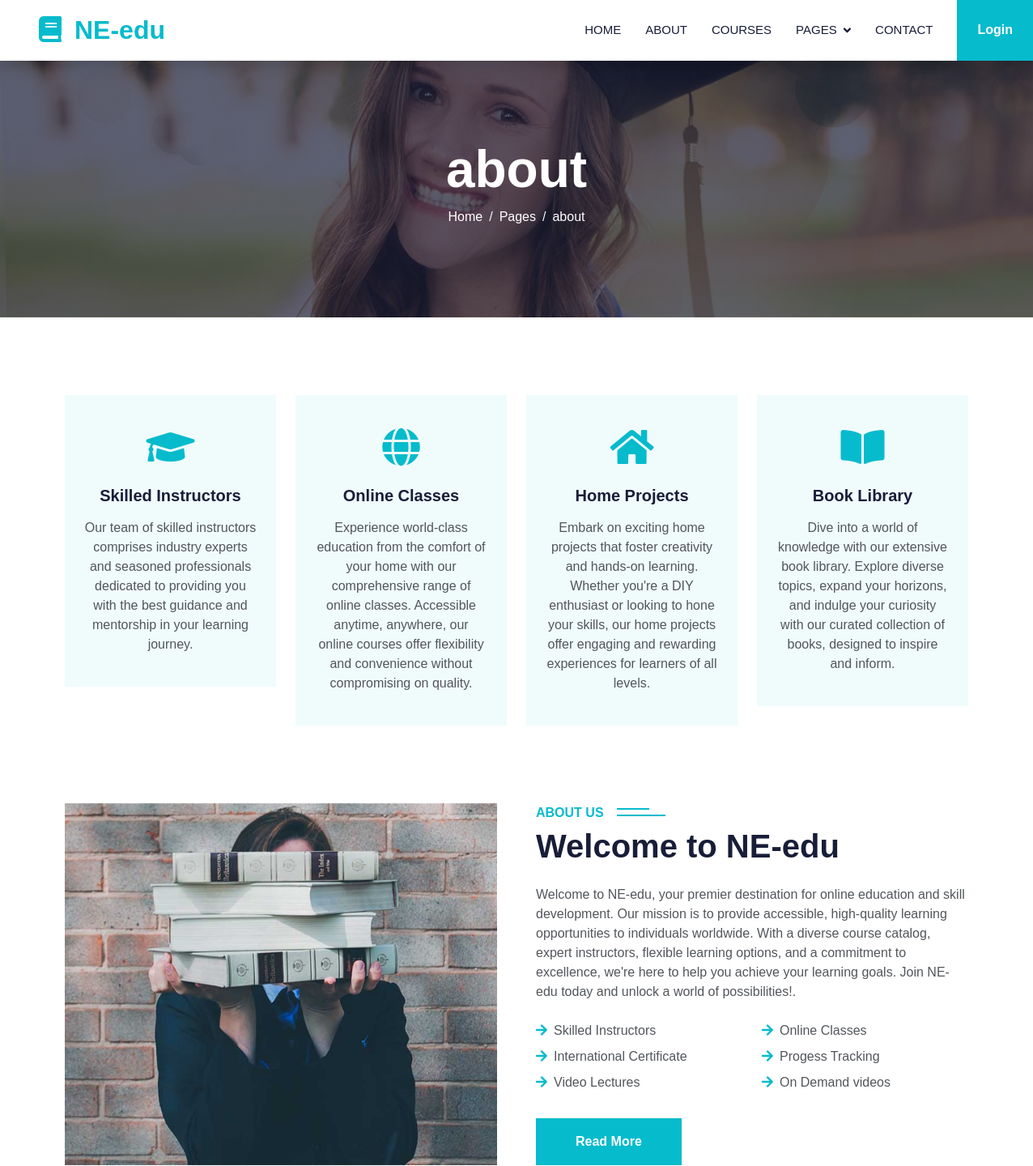
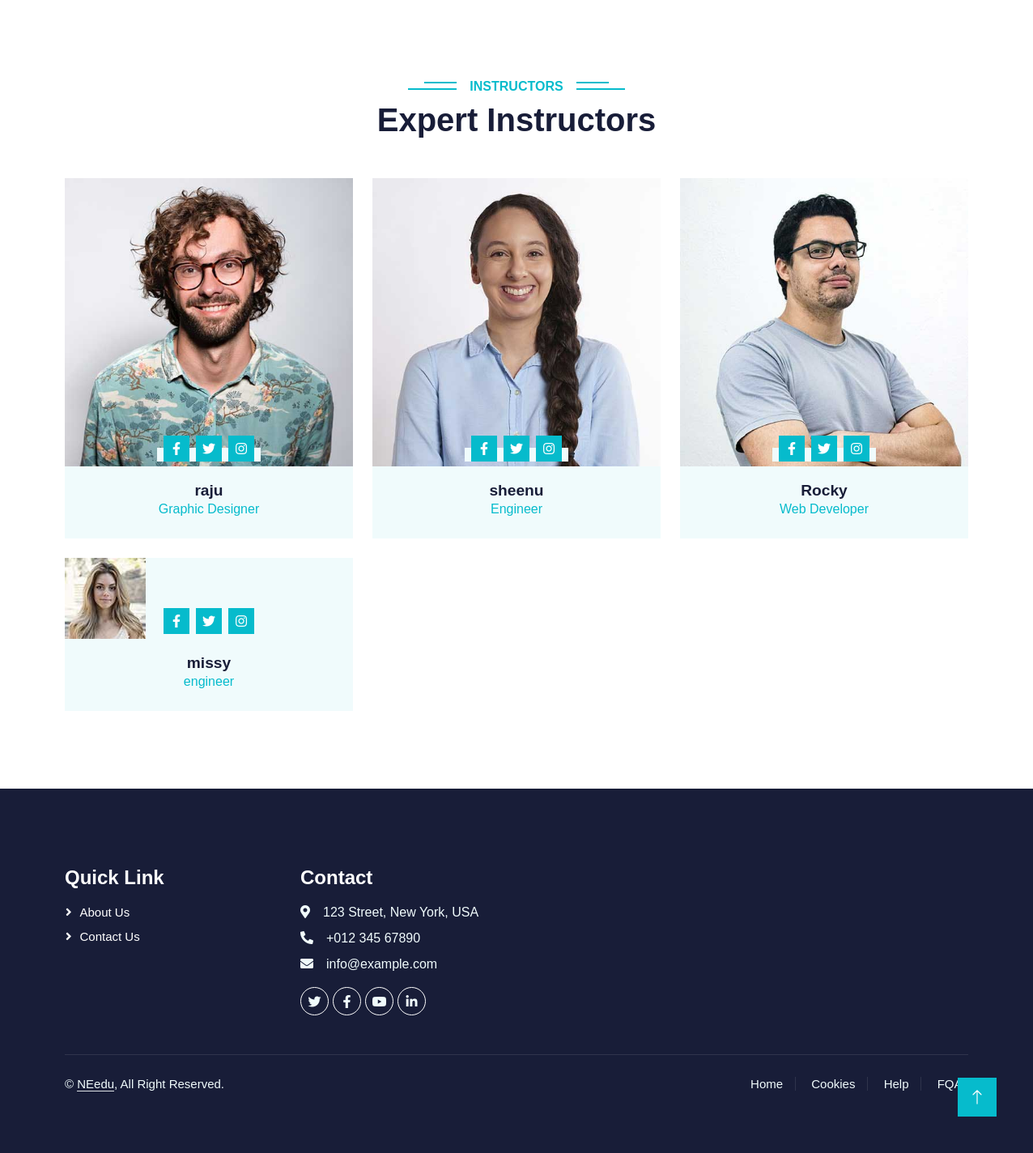
The page /about/ on the database its author committed (2 pictures, top to bottom).
### NEeduapp/models/course.py (models this page shows, shortened)
class Course(models.Model):
    name = models.CharField(max_length=50, null=False)
    mentor = models.ForeignKey(Mentor, on_delete=models.SET_NULL, null=True)
    slug = models.SlugField(max_length=100, unique=True)
    description = models.CharField(max_length=200, null=True)
    price = models.IntegerField(null=False)
    discount = models.IntegerField(null=False, default=0)
    active = models.BooleanField(default=False)
    thumbnail = models.ImageField(upload_to="files/thumbnail")
    date = models.DateTimeField(auto_now_add=True)
    resource = models.FileField(upload_to="files/resource")

class Mentor(models.Model):
    name = models.CharField(max_length=50, null=False)
    bio = models.TextField(null=True)
    profile_picture = models.ImageField(upload_to="files/mentor_profile", null=True)
    designation= models.CharField(max_length=50, null=True)

### NEeduapp/views/views.py (the view)
# urls.py: path('about/',aboutPageView.as_view(), name='about'),
class aboutPageView(ListView):
    template_name = "about.html"
    queryset = Course.objects.filter(active=True)
    context_object_name = 'about'
    def get_context_data(self, **kwargs):
        context = super().get_context_data(**kwargs)
        context['url_name'] = self.request.resolver_match.url_name
        return context

### templates/about.html (shortened to what this page needs)
{% extends "base.html" %}
{% load static %}
{% block content %}
{% include 'head.html' %}
{% include 'service.html'%}
    <div class="container-xxl py-5">
        <div class="container">
            <div class="row g-5">
                <div class="col-lg-6 wow fadeInUp" data-wow-delay="0.1s" style="min-height: 400px;">
                    <div class="position-relative h-100">
                        <img class="img-fluid position-absolute w-100 h-100" src="{% static 'NEeduapp/img/about.jpg' %}" alt="" style="object-fit: cover;">
                    </div>
                </div>
                <div class="col-lg-6 wow fadeInUp" data-wow-delay="0.3s">
                    <h6 class="section-title bg-white text-start text-primary pe-3">About Us</h6>
                    <h1 class="mb-4">Welcome to NE-edu</h1>
                    <p class="mb-4">Welcome to NE-edu, your premier destination for online education and skill development. Our mission is to provide accessible, high-quality learning opportunities to individuals worldwide. With a diverse course catalog, expert instructors, flexible learning options, and a commitment to excellence, we're here to help you achieve your learning goals. Join NE-edu today and unlock a world of possibilities!.</p>
                    <div class="row gy-2 gx-4 mb-4">
                        <div class="col-sm-6">
                            <p class="mb-0"><i class="fa fa-arrow-right text-primary me-2"></i>Skilled Instructors</p>
                        </div>
                        <div class="col-sm-6">
                            <p class="mb-0"><i class="fa fa-arrow-right text-primary me-2"></i>Online Classes</p>
                        </div>
                        <div class="col-sm-6">
                            <p class="mb-0"><i class="fa fa-arrow-right text-primary me-2"></i>International Certificate</p>
                        </div>
                        <div class="col-sm-6">
                            <p class="mb-0"><i class="fa fa-arrow-right text-primary me-2"></i>Progess Tracking</p>
                        </div>
                        <div class="col-sm-6">
                            <p class="mb-0"><i class="fa fa-arrow-right text-primary me-2"></i>Video Lectures </p>
                        </div>
                        <div class="col-sm-6">
                            <p class="mb-0"><i class="fa fa-arrow-right text-primary me-2"></i>On Demand videos</p>
                        </div>
                    </div>
                    <a class="btn btn-primary py-3 px-5 mt-2" href="">Read More</a>
                </div>
            </div>
        </div>
    </div>
   <div class="container-xxl py-5">
    <div class="container">
        <div class="text-center wow fadeInUp" data-wow-delay="0.1s">
            <h6 class="section-title bg-white text-center text-primary px-3">Instructors</h6>
            <h1 class="mb-5">Expert Instructors</h1>
        </div>
        <div class="row g-4">
            {% for course in about %}
                {% if course.mentor %}
                <div class="col-lg-4 col-md-4 wow fadeInUp" data-wow-delay="0.{{ forloop.counter }}">
                        <div class="team-item bg-light">
                            <div class="overflow-hidden">
                                <img class="img-fluid" src="{{ course.mentor.profile_picture.url }}" alt="">
                            </div>
                            <div class="position-relative d-flex justify-content-center" style="margin-top: -23px;">
                                <div class="bg-light d-flex justify-content-center pt-2 px-1">
                                    <div class="position-relative d-flex justify-content-center" style="margin-top: -23px;">
                                        <a class="btn btn-sm-square btn-primary mx-1" href=""><i class="fab fa-facebook-f"></i></a>
                                        <a class="btn btn-sm-square btn-primary mx-1" href=""><i class="fab fa-twitter"></i></a>
                                        <a class="btn btn-sm-square btn-primary mx-1" href=""><i class="fab fa-instagram"></i></a>
                                    </div>
                                </div>
                            </div>
                            <div class="text-center p-4">
                                <h5 class="mb-0" style="font-size: 1.2rem; font-weight: bold;">{{ course.mentor.name }}</h5>
                                <small class="text-primary" style="font-size: 1rem;">{{ course.mentor.designation }}</small>
                            </div>
                        </div>
                    </div>
                {% endif %}
            {% endfor %}
        </div>
    </div>
</div>
 {% endblock %}

### templates/base.html (shortened to what this page needs)
{% load static %}
<!DOCTYPE html>
<html lang="en">
<head>
    <link href="https://cdnjs.cloudflare.com/ajax/libs/font-awesome/5.10.0/css/all.min.css" rel="stylesheet">
    <link href="https://cdn.jsdelivr.net/npm/bootstrap-icons@1.4.1/font/bootstrap-icons.css" rel="stylesheet">
    <link href="{% static 'NEeduapp/lib/animate/animate.css' %} " rel="stylesheet">
    <link href="{% static 'NEeduapp/lib/owlcarousel/assets/owl.carousel.min.css' %}" rel="stylesheet">
    <link href="{% static 'NEeduapp/css/bootstrap.min.css' %}" rel="stylesheet">
    <link href="{% static 'NEeduapp/css/style.css' %}" rel="stylesheet">
</head>
<body>
       <div>
         {% include  'nav.html' %}
         {% block content %}{% endblock %}
         </div>
         {% include 'footer.html' %}
  <a href="#" class="btn btn-lg btn-primary btn-lg-square back-to-top"><i class="bi bi-arrow-up"></i></a>
</body>
</html>

### templates/nav.html (shortened to what this page needs)
{% load static %}
<link href="https://cdnjs.cloudflare.com/ajax/libs/font-awesome/5.10.0/css/all.min.css" rel="stylesheet">
<link href="https://cdn.jsdelivr.net/npm/bootstrap-icons@1.4.1/font/bootstrap-icons.css" rel="stylesheet">
<link href="{% static 'NEeduapp/lib/animate/animate.css' %} " rel="stylesheet">
<link href="{% static 'NEeduapp/lib/owlcarousel/assets/owl.carousel.min.css' %}" rel="stylesheet">
<link href="{% static 'NEeduapp/css/bootstrap.min.css' %}" rel="stylesheet">
<link href="{% static 'NEeduapp/css/style.css' %}" rel="stylesheet">
    <nav class="navbar navbar-expand-lg bg-white navbar-light shadow sticky-top p-0">
        <a href="" class="navbar-brand d-flex align-items-center px-4 px-lg-5">
            <h2 class="m-0 text-primary"><i class="fa fa-book me-3"></i>NE-edu</h2>
        </a>
        <div class="collapse navbar-collapse" id="navbarCollapse">
            <div class="navbar-nav ms-auto p-4 p-lg-0">
                <a href="/" class="nav-item nav-link a">Home</a>
                <a href="{% url 'about' %}  " class="nav-item nav-link ">About</a>
                <a href="/courses" class="nav-item nav-link">Courses</a>
                <div class="nav-item dropdown">
                    <a href="#" class="nav-link dropdown-toggle" data-bs-toggle="dropdown">Pages</a>
                </div>
                <a href="{% url 'contact' %}" class="nav-item nav-link">Contact</a>
            </div>
            {% if request.user.is_authenticated %}
            <div class="nav-item dropdown">
                <a href="#" class="nav-link dropdown-toggle" data-bs-toggle="dropdown">hello, {{user.username }}</a>
                <div class="dropdown-menu fade-down m-0">
                    <a href="/my-courses" class="dropdown-item">My Courses</a>
                    <a href="{% url 'logout' %}" class="dropdown-item">Log Out</a>
                </div>
                {% comment %} <a class="nav-link" href="/my-courses">MY COURSES</a>
              </li>
                <a href="logout" class="btn btn-primary py-4 px-lg-2 d-none d-lg-block">Log out<i class=></i></a>
              </li> {% endcomment %}
              {% else %}
              <div class="nav-item dropdown">
                <a href="#" class="btn btn-primary py-4 px-lg-4 d-none d-lg-block" data-bs-toggle="dropdown">Login</a>
            {% endif %}
        </div>
    </nav>

### templates/head.html
 <div class="container-fluid bg-primary py-5 mb-5 page-header">
    <div class="container py-5">
        <div class="row justify-content-center">
            <div class="col-lg-10 text-center">
                <h1 class="display-3 text-white animated slideInDown">{{ url_name }}</h1>
                <nav aria-label="breadcrumb">
                    <ol class="breadcrumb justify-content-center">
                        <li class="breadcrumb-item"><a class="text-white" href="#">Home</a></li>
                        <li class="breadcrumb-item"><a class="text-white" href="#">Pages</a></li>
                        <li class="breadcrumb-item text-white active" aria-current="page">{{ url_name }}</li>
                    </ol>
                </nav>
            </div>
        </div>
    </div>
</div>

### templates/service.html
<div class="container-xxl py-5">
    <div class="container">
        <div class="row g-4">
            <div class="col-lg-3 col-sm-6 wow fadeInUp" data-wow-delay="0.1s">
                <div class="service-item text-center pt-3">
                    <div class="p-4">
                        <i class="fa fa-3x fa-graduation-cap text-primary mb-4"></i>
                        <h5 class="mb-3">Skilled Instructors</h5>
                        <p>Our team of skilled instructors comprises industry experts and seasoned professionals dedicated to providing you with the best guidance and mentorship in your learning journey.</p>
                    </div>
                </div>
            </div>
            <div class="col-lg-3 col-sm-6 wow fadeInUp" data-wow-delay="0.3s">
                <div class="service-item text-center pt-3">
                    <div class="p-4">
                        <i class="fa fa-3x fa-globe text-primary mb-4"></i>
                        <h5 class="mb-3">Online Classes</h5>
                        <p>Experience world-class education from the comfort of your home with our comprehensive range of online classes. Accessible anytime, anywhere, our online courses offer flexibility and convenience without compromising on quality.</p>
                    </div>
                </div>
            </div>
            <div class="col-lg-3 col-sm-6 wow fadeInUp" data-wow-delay="0.5s">
                <div class="service-item text-center pt-3">
                    <div class="p-4">
                        <i class="fa fa-3x fa-home text-primary mb-4"></i>
                        <h5 class="mb-3">Home Projects</h5>
                        <p>Embark on exciting home projects that foster creativity and hands-on learning. Whether you're a DIY enthusiast or looking to hone your skills, our home projects offer engaging and rewarding experiences for learners of all levels.</p>
                    </div>
                </div>
            </div>
            <div class="col-lg-3 col-sm-6 wow fadeInUp" data-wow-delay="0.7s">
                <div class="service-item text-center pt-3">
                    <div class="p-4">
                        <i class="fa fa-3x fa-book-open text-primary mb-4"></i>
                        <h5 class="mb-3">Book Library</h5>
                        <p>Dive into a world of knowledge with our extensive book library. Explore diverse topics, expand your horizons, and indulge your curiosity with our curated collection of books, designed to inspire and inform.</p>
                    </div>
                </div>
            </div>
        </div>
    </div>
</div>

### templates/footer.html (shortened to what this page needs)
 {% load static %}
 <div class="container-fluid bg-dark text-light footer pt-5 mt-5 wow fadeIn" data-wow-delay="0.1s">
    <div class="container py-5">
        <div class="row g-5">
            <div class="col-lg-3 col-md-6">
                <h4 class="text-white mb-3">Quick Link</h4>
                <a class="btn btn-link" href="">About Us</a>
                <a class="btn btn-link" href="">Contact Us</a>
            </div>
            <div class="col-lg-3 col-md-6">
                <h4 class="text-white mb-3">Contact</h4>
                <p class="mb-2"><i class="fa fa-map-marker-alt me-3"></i>123 Street, New York, USA</p>
                <p class="mb-2"><i class="fa fa-phone-alt me-3"></i>+012 345 67890</p>
                <p class="mb-2"><i class="fa fa-envelope me-3"></i>info@example.com</p>
                <div class="d-flex pt-2">
                    <a class="btn btn-outline-light btn-social" href=""><i class="fab fa-twitter"></i></a>
                    <a class="btn btn-outline-light btn-social" href=""><i class="fab fa-facebook-f"></i></a>
                    <a class="btn btn-outline-light btn-social" href=""><i class="fab fa-youtube"></i></a>
                    <a class="btn btn-outline-light btn-social" href=""><i class="fab fa-linkedin-in"></i></a>
                </div>
            </div>
    <div class="container">
        <div class="copyright">
            <div class="row">
                <div class="col-md-6 text-center text-md-start mb-3 mb-md-0">
                    &copy; <a class="border-bottom" href="#">NEedu</a>, All Right Reserved.
                </div>
                <div class="col-md-6 text-center text-md-end">
                    <div class="footer-menu">
                        <a href="">Home</a>
                        <a href="">Cookies</a>
                        <a href="">Help</a>
                        <a href="">FQAs</a>
                    </div>
                </div>
            </div>
        </div>
    </div>
</div>

### rows shown on the page
Course: mentor.profile_picture (picture), mentor.name "raju", mentor.designation "Graphic Designer"
Course: mentor.profile_picture (picture), mentor.name "sheenu", mentor.designation "Engineer"
Course: mentor.profile_picture (picture), mentor.name "Rocky", mentor.designation "Web Developer"
Course: mentor.profile_picture (picture), mentor.name "missy", mentor.designation "engineer"

### other values the page prints
{{ url_name }} "about"
